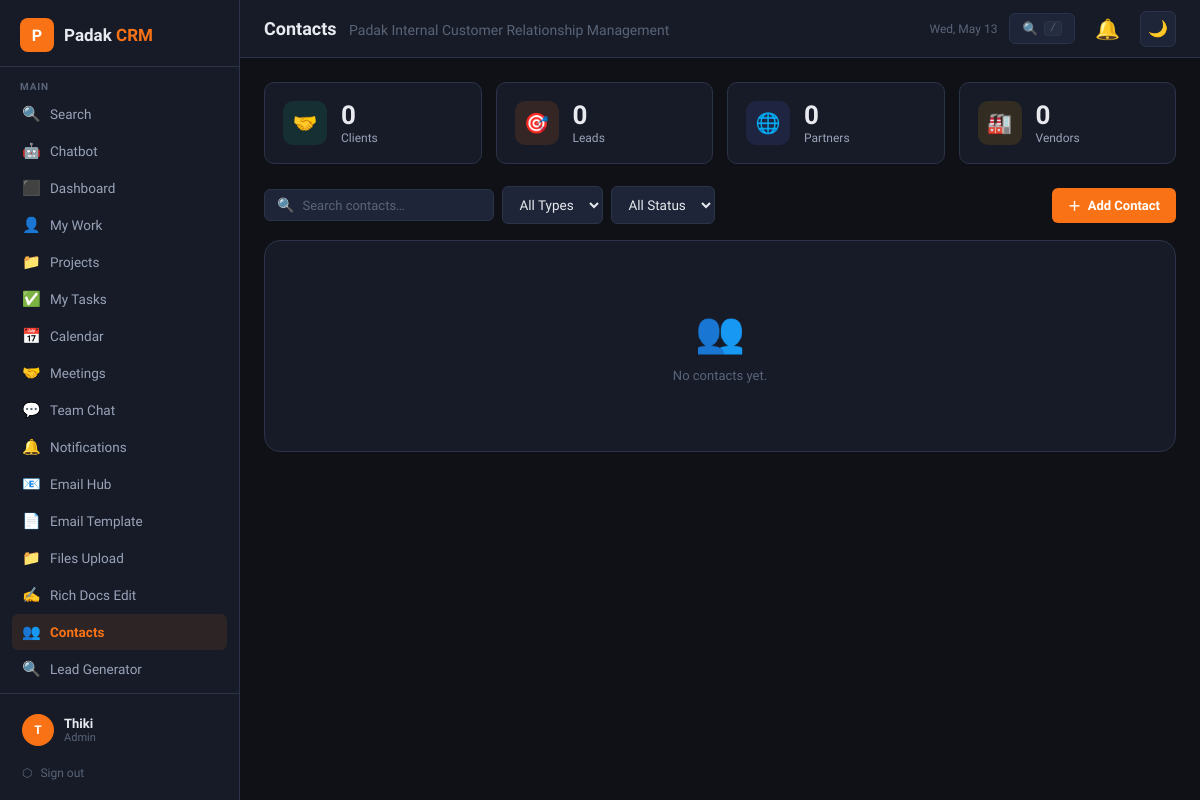
Before: /contacts.php (signed in) with the older database file.
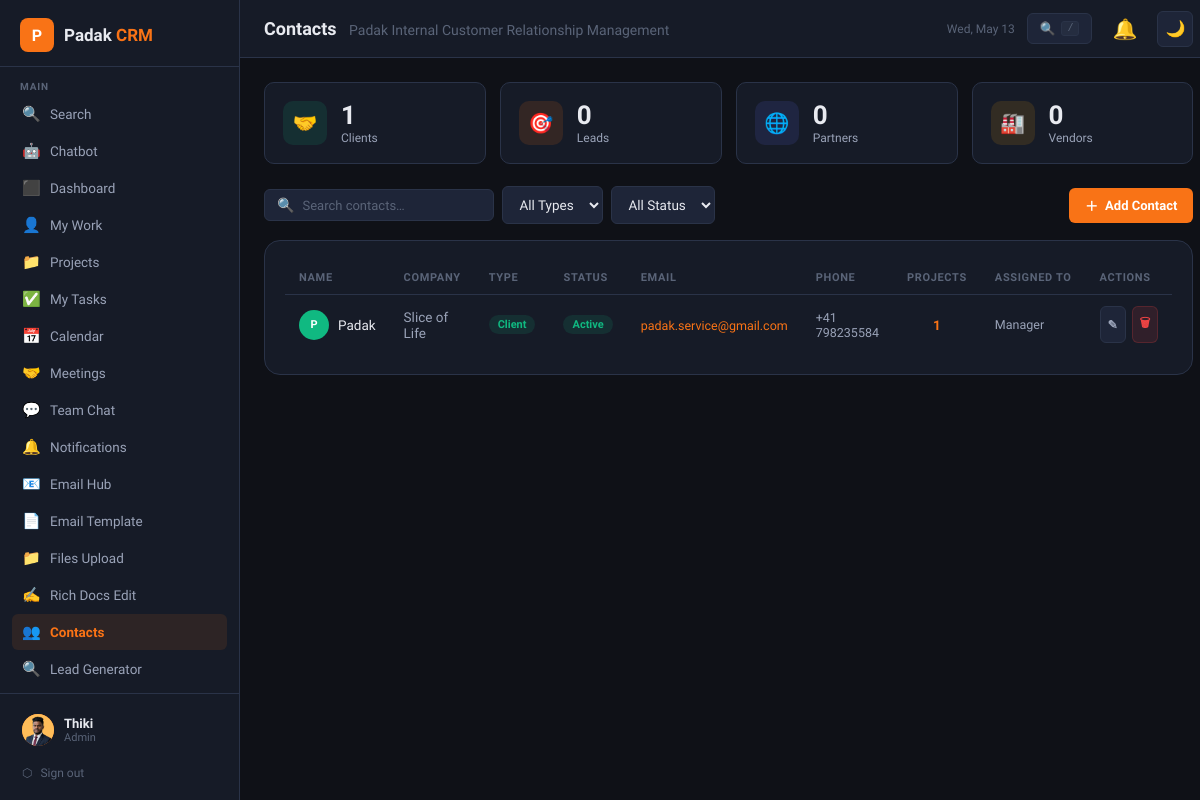
After: the same page with the newer database file.
### tables this page shows
CREATE TABLE `users` (
  `id` int(11) NOT NULL,
  `name` varchar(100) NOT NULL,
  `email` varchar(150) NOT NULL,
  `password` varchar(255) NOT NULL,
  `role` enum('admin','manager','member') DEFAULT 'member',
  `avatar` varchar(255) DEFAULT NULL,
  `phone` varchar(30) DEFAULT NULL,
  `department` varchar(100) DEFAULT NULL,
  `department_role` enum('general','tele_caller','digital_marketing','software_developer','graphics_designer') DEFAULT 'general',
  `status` enum('active','inactive') DEFAULT 'active',
  `last_login` datetime DEFAULT NULL,
  `created_at` datetime DEFAULT current_timestamp()
);

CREATE TABLE `contacts` (
  `id` int(11) NOT NULL,
  `name` varchar(150) NOT NULL,
  `company` varchar(150) DEFAULT NULL,
  `email` varchar(150) DEFAULT NULL,
  `phone` varchar(50) DEFAULT NULL,
  `address` text DEFAULT NULL,
  `type` enum('client','lead','partner','vendor') DEFAULT 'lead',
  `status` enum('active','inactive','prospect') DEFAULT 'prospect',
  `notes` text DEFAULT NULL,
  `assigned_to` int(11) DEFAULT NULL,
  `created_by` int(11) NOT NULL,
  `created_at` datetime DEFAULT current_timestamp(),
  `updated_at` datetime DEFAULT current_timestamp() ON UPDATE current_timestamp()
);

### config.php (called while the page is built, shortened)
<?php
function currentUser(): array {
    return [
        'id'   => $_SESSION['crm_user_id'] ?? 0,
        'name' => $_SESSION['crm_name'] ?? '',
        'role' => $_SESSION['crm_role'] ?? '',
        'email'=> $_SESSION['crm_email'] ?? '',
        'avatar'=> $_SESSION['crm_avatar'] ?? null,
    ];
}
function isManager(): bool { return in_array($_SESSION['crm_role'] ?? '', ['admin','manager']); }
function h(string $s): string { return htmlspecialchars($s, ENT_QUOTES, 'UTF-8'); }
function statusColor(string $status): string {
    return match($status) {
        'active','done','completed' => '#10b981',
        'planning','todo' => '#6366f1',
        'in_progress' => '#f59e0b',
        'review' => '#8b5cf6',
        'on_hold' => '#94a3b8',
        'cancelled','inactive' => '#ef4444',
        'prospect','lead' => '#f97316',
        'client' => '#10b981',
        'partner' => '#6366f1',
        'urgent','high' => '#ef4444',
        'medium' => '#f59e0b',
        'low' => '#10b981',
        default => '#94a3b8'
    };
}

### contacts.php (the view, shortened to what the changed rows need)
<?php
require_once 'config.php';
require_once 'includes/layout.php';
$db   = getCRMDB();
$user = currentUser();
$uid  = (int)$user['id'];
$where = "1=1";
$contacts = $db->query("
    SELECT c.*, u.name AS assignee_name,
        (SELECT COUNT(*) FROM projects WHERE contact_id=c.id) AS proj_count
    FROM contacts c
    LEFT JOIN users u ON u.id=c.assigned_to
    WHERE $where ORDER BY c.updated_at DESC
")->fetch_all(MYSQLI_ASSOC);
$all_users = $db->query("SELECT id,name FROM users WHERE status='active' ORDER BY name")->fetch_all(MYSQLI_ASSOC);
$stats_scope = isManager()
    ? "1=1"
    : "(assigned_to = $uid OR created_by = $uid)";
$type_stats = [];
foreach (['client','lead','partner','vendor'] as $t) {
    $type_stats[$t] = $db->query("SELECT COUNT(*) FROM contacts WHERE type='$t' AND ($stats_scope)")->fetch_row()[0];
}
renderLayout('Contacts', 'contacts');
?>
<div class="stats-grid" style="grid-template-columns:repeat(4,1fr)">
  <?php $icons=['client'=>'🤝','lead'=>'🎯','partner'=>'🌐','vendor'=>'🏭']; $colors=['client'=>'#10b981','lead'=>'#f97316','partner'=>'#6366f1','vendor'=>'#f59e0b']; ?>
  <?php foreach ($type_stats as $t=>$n): ?>
  <div class="stat-card" style="cursor:pointer" onclick="document.querySelector('[name=type]').value='<?= $t ?>';document.getElementById('filter-form').submit()">
    <div class="stat-icon" style="background:<?= $colors[$t] ?>20"><?= $icons[$t] ?></div>
    <div><div class="stat-val"><?= $n ?></div><div class="stat-lbl"><?= ucfirst($t) ?>s</div></div>
  </div>
  <?php endforeach; ?>
</div>
<?php if (empty($contacts)): ?>
<div class="card"><div class="empty-state"><div class="icon">👥</div><p>No contacts yet.</p></div></div>
<?php else: ?>
<div class="card">
  <div class="table-wrap">
    <table>
      <thead><tr>
        <th>Name</th><th>Company</th><th>Type</th><th>Status</th><th>Email</th><th>Phone</th><th>Projects</th><th>Assigned To</th><th>Actions</th>
      </tr></thead>
      <tbody>
        <?php foreach ($contacts as $c):
          $tc=statusColor($c['type']); $sc=statusColor($c['status']);
          $initials = implode('',array_map(fn($w)=>strtoupper($w[0]),explode(' ',$c['name'])));
          $initials  = substr($initials,0,2);
        ?>
        <tr>
          <td>
            <div style="display:flex;align-items:center;gap:9px">
              <div class="avatar" style="background:<?= $tc ?>;width:30px;height:30px;font-size:11px;flex-shrink:0"><?= h($initials) ?></div>
              <span class="td-main"><?= h($c['name']) ?></span>
            </div>
          </td>
          <td><?= h($c['company'] ?? '—') ?></td>
          <td><span class="badge" style="background:<?= $tc ?>20;color:<?= $tc ?>"><?= h($c['type']) ?></span></td>
          <td><span class="badge" style="background:<?= $sc ?>20;color:<?= $sc ?>"><?= h($c['status']) ?></span></td>
          <td><?= $c['email'] ? '<a href="mailto:'.h($c['email']).'" style="color:var(--orange);font-size:12.5px">'.h($c['email']).'</a>' : '—' ?></td>
          <td style="font-size:12.5px"><?= h($c['phone'] ?? '—') ?></td>
          <td style="text-align:center"><span style="font-weight:700;color:var(--orange)"><?= $c['proj_count'] ?></span></td>
          <td style="font-size:12.5px"><?= h($c['assignee_name'] ?? '—') ?></td>
          <td>
            <div style="display:flex;gap:6px">
              <?php if (isManager()): ?>
              <button class="btn btn-ghost btn-sm btn-icon" onclick="openEditContact(<?= htmlspecialchars(json_encode($c)) ?>)" title="Edit">✎</button>
              <form method="POST" onsubmit="return confirm('Delete contact?')">
                <button type="submit" class="btn btn-danger btn-sm btn-icon" title="Delete">🗑</button>
              </form>
              <?php else: ?>
              <button class="btn btn-ghost btn-sm btn-icon" onclick="openEditContact(<?= htmlspecialchars(json_encode($c)) ?>)" title="View Details" style="cursor:default;opacity:.6" disabled>👁</button>
              <?php endif; ?>
            </div>
          </td>
        </tr>
        <?php endforeach; ?>
      </tbody>
    </table>
  </div>
</div>
<?php endif; ?>
<?php renderLayoutEnd(); ?>

### includes/layout.php (shortened to what the changed rows need)
<?php
function renderLayout(string $pageTitle, string $activePage): void {
    $user = currentUser();
    $initials = implode('', array_map(fn($w) => strtoupper($w[0]), explode(' ', $user['name'])));
    $initials = substr($initials, 0, 2);
?>
<!DOCTYPE html>
<html lang="en" data-theme="dark">
<head>
</head>
<body>
<nav id="sidebar">
  <div class="sidebar-footer">
    <a href="profile.php" class="user-card">
      <div class="avatar">
        <?php if ($user['avatar']): ?>
          <img src="uploads/avatars/<?= h($user['avatar']) ?>" alt="">
        <?php else: echo h($initials); endif; ?>
      </div>
      <div class="user-info">
        <div class="user-name"><?= h($user['name']) ?></div>
        <div class="user-role"><?= h($user['role']) ?></div>
      </div>
    </a>
  </div>
</nav>
<div id="main">
  <main id="content">
<?php
}
function renderLayoutEnd(): void {
?>
  </main>
</div>
</body>
</html>
<?php
}

Changed rows visible on the page:
changed users "Thiki": name "T" → (not shown)
added contacts: name "P", name "Padak", company "Slice of Life", type "Client", status "Active", email "padak.service@gmail.com", phone "+41 798235584", proj_count "1", assigned_to.name "Manager"
Other visible differences:
new list line: "🤝 1 Client s"
text no longer shown: "👥 No contacts yet."
text now shown: "NAME COMPANY TYPE STATUS EMAIL PHONE PROJECTS ASSIGNED TO ACTIONS"
list line gone: "🤝 0 Client s"
